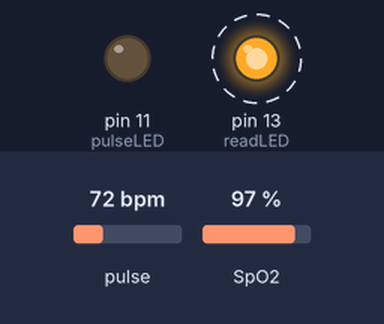
Recording of a sketch running on a simulated Arduino Uno, built with avr-gcc and run on an emulated ATmega328P. Shown: output pins drawn as LEDs (lit = HIGH). Dashed ring = blinking. Inputs (shaded band) come from the test bench; at power-on: pulse 72 bpm, SpO2 97 %.

Above: at 0.3 s.
Timing chart, 0 to 3.0 s (numbered marks = the images above):
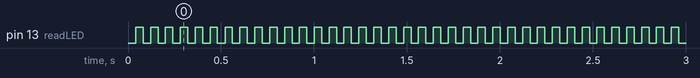

Measured:
- by itself, pin 13 (readLED): alternates HIGH for 0.04 s and LOW for 0.04 s

The sketch:

SpO2_measurement_ASBME.ino
```cpp
#include <Wire.h>
#include "MAX30105.h"
#include "spo2_algorithm.h"

MAX30105 particleSensor;

#define MAX_BRIGHTNESS 255

#if defined(__AVR_ATmega328P__) || defined(__AVR_ATmega168__)
uint16_t irBuffer[100];
uint16_t redBuffer[100];
#else
uint32_t irBuffer[100];
uint32_t redBuffer[100];
#endif

int32_t bufferLength; //data length
int32_t spo2; //SPO2 value
int8_t validSPO2; //indicator to show if the SPO2 calculation is valid
int32_t heartRate; //heart rate value
int8_t validHeartRate; //indicator to show if the heart rate calculation is valid

byte pulseLED = 11; //Must be on PWM pin
byte readLED = 13; //Blinks with each data read

void setup()
{
// <-------   HERE initialize serial communication at 9600 bits per second:  ---------->

  pinMode(pulseLED, OUTPUT);
  pinMode(readLED, OUTPUT);

  // Initialize sensor
  if (!particleSensor.begin(Wire, I2C_SPEED_FAST)) //Use default I2C port, 400kHz speed
  {
    Serial.println(F("MAX30105 was not found. Please check wiring/power."));
    while (1);
  }

  Serial.read();

  byte ledBrightness = 60;
  byte sampleAverage = 4;
  byte ledMode = 2;
  byte sampleRate = 100;
  int pulseWidth = 411;
  int adcRange = 4096;

  particleSensor.setup(ledBrightness, sampleAverage, ledMode, sampleRate, pulseWidth, adcRange); //Configure sensor with these settings
}

void loop()
{
  //Continuously taking samples from MAX30102.  Heart rate and SpO2 are calculated every 1 second
  // take 25 sets of samples
  while (1)
  {
    for (byte i = 25; i < 100; i++)
    {
      redBuffer[i - 25] = redBuffer[i];
      irBuffer[i - 25] = irBuffer[i];
    }

    // calculate the heart rate.
    for (byte i = 75; i < 100; i++)
    {
      while (particleSensor.available() == false)
        particleSensor.check(); //Check the sensor for new data

      digitalWrite(readLED, !digitalRead(readLED)); //Blink onboard LED with every data read

// <---------   HERE store the rest of the red and ir values   ------------>

      particleSensor.nextSample();


      Serial.print(F("red="));
      Serial.print(redBuffer[i], DEC);
// <----------  HERE fill in the rest to print ir, heart rate, and oxygen readings!  -------->


    }

    //After gathering 25 new samples recalculate HR and SP02
    maxim_heart_rate_and_oxygen_saturation(irBuffer, bufferLength, redBuffer, &spo2, &validSPO2, &heartRate, &validHeartRate);
  }
}
```
